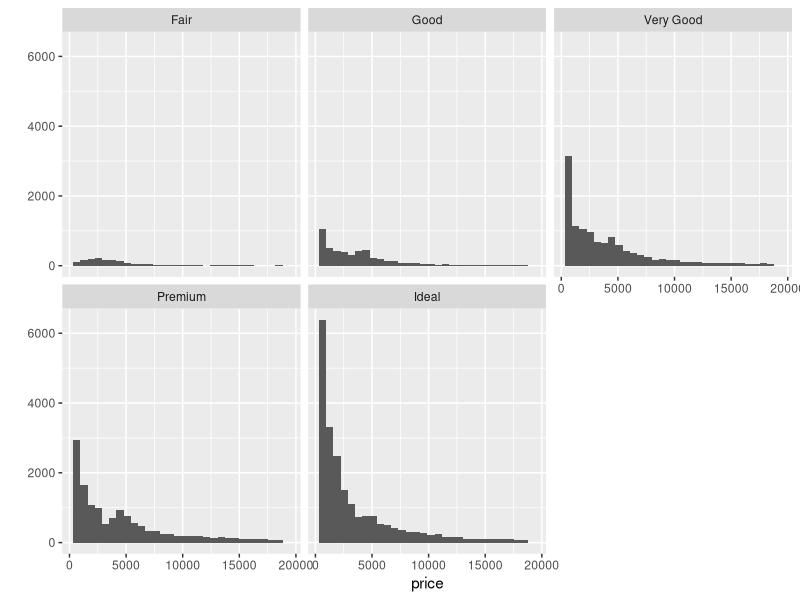
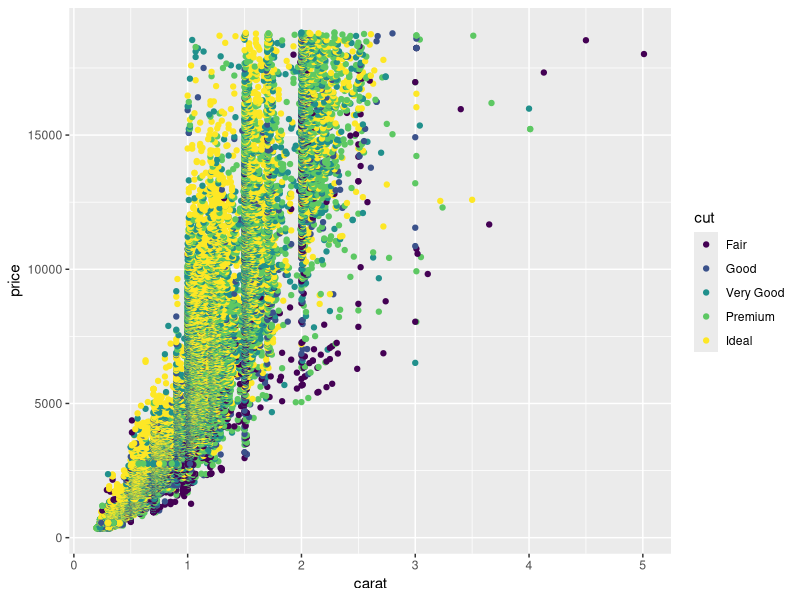
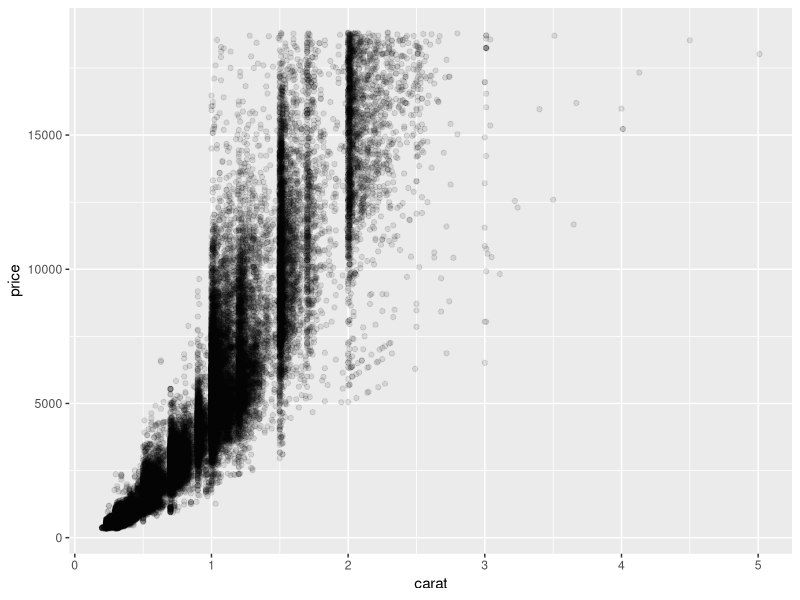
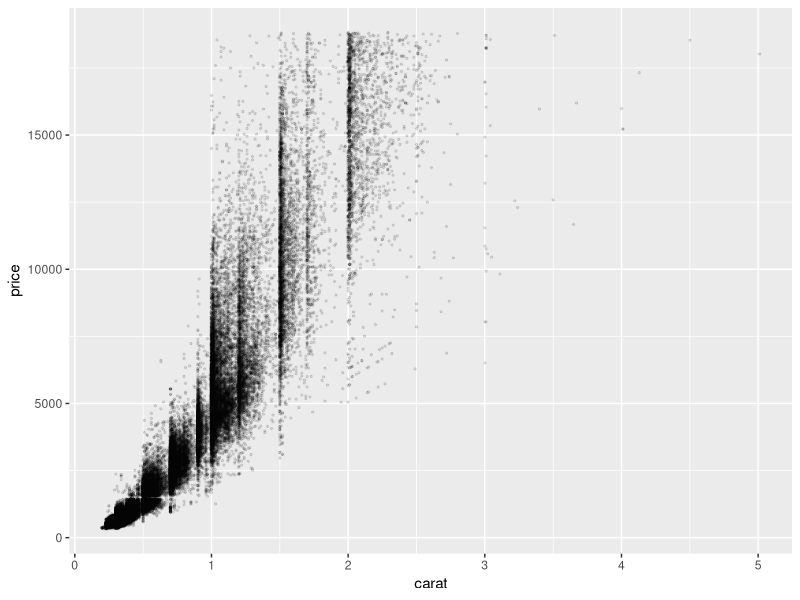

These charts were generated, in order, by the following R code:
## ---- chunk 1
library("ggplot2")
qplot(price,data=diamonds,bindwidth=500) +  facet_wrap(~cut)
qplot(carat,price,data=diamonds,bindwidth=500,color=cut) 
## ---- chunk 2
qplot(carat,price,data=diamonds,alpha=I(0.1))

## ---- chunk 3


qplot(carat,price,data=diamonds,size=I(0.5)
                    ,alpha=I(0.1))
